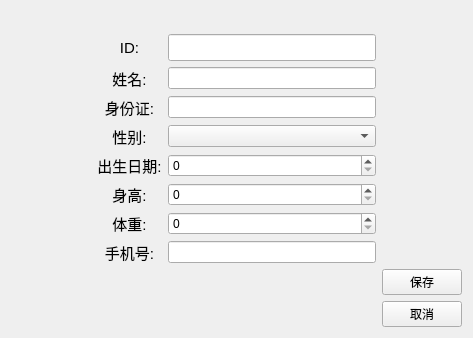
<?xml version="1.0" encoding="UTF-8"?>
<ui version="4.0">
 <class>PatientEditView</class>
 <widget class="QWidget" name="PatientEditView">
  <property name="geometry">
   <rect>
    <x>0</x>
    <y>0</y>
    <width>473</width>
    <height>338</height>
   </rect>
  </property>
  <property name="windowTitle">
   <string>编辑患者信息</string>
  </property>
  <layout class="QHBoxLayout" name="horizontalLayout">
   <item>
    <spacer name="horizontalSpacer">
     <property name="orientation">
      <enum>Qt::Horizontal</enum>
     </property>
     <property name="sizeType">
      <enum>QSizePolicy::Fixed</enum>
     </property>
     <property name="sizeHint" stdset="0">
      <size>
       <width>86</width>
       <height>18</height>
      </size>
     </property>
    </spacer>
   </item>
   <item>
    <layout class="QVBoxLayout" name="verticalLayout_2">
     <item>
      <layout class="QGridLayout" name="gridLayout">
       <item row="0" column="1">
        <widget class="QLineEdit" name="lineEdit">
         <property name="font">
          <font>
           <pointsize>12</pointsize>
          </font>
         </property>
        </widget>
       </item>
       <item row="5" column="0">
        <widget class="QLabel" name="label_6">
         <property name="font">
          <font>
           <pointsize>11</pointsize>
          </font>
         </property>
         <property name="text">
          <string>身高:</string>
         </property>
         <property name="alignment">
          <set>Qt::AlignCenter</set>
         </property>
        </widget>
       </item>
       <item row="6" column="1">
        <widget class="QSpinBox" name="spinBox_2"/>
       </item>
       <item row="2" column="0">
        <widget class="QLabel" name="label_3">
         <property name="font">
          <font>
           <pointsize>11</pointsize>
          </font>
         </property>
         <property name="text">
          <string>身份证:</string>
         </property>
         <property name="alignment">
          <set>Qt::AlignCenter</set>
         </property>
        </widget>
       </item>
       <item row="4" column="0">
        <widget class="QLabel" name="label_5">
         <property name="font">
          <font>
           <pointsize>11</pointsize>
          </font>
         </property>
         <property name="text">
          <string>出生日期:</string>
         </property>
         <property name="alignment">
          <set>Qt::AlignCenter</set>
         </property>
        </widget>
       </item>
       <item row="7" column="1">
        <widget class="QLineEdit" name="lineEdit_4"/>
       </item>
       <item row="7" column="0">
        <widget class="QLabel" name="label_8">
         <property name="font">
          <font>
           <pointsize>11</pointsize>
          </font>
         </property>
         <property name="text">
          <string>手机号:</string>
         </property>
         <property name="alignment">
          <set>Qt::AlignCenter</set>
         </property>
        </widget>
       </item>
       <item row="1" column="0">
        <widget class="QLabel" name="label_2">
         <property name="font">
          <font>
           <pointsize>11</pointsize>
          </font>
         </property>
         <property name="text">
          <string>姓名:</string>
         </property>
         <property name="alignment">
          <set>Qt::AlignCenter</set>
         </property>
        </widget>
       </item>
       <item row="5" column="1">
        <widget class="QSpinBox" name="spinBox"/>
       </item>
       <item row="1" column="1">
        <widget class="QLineEdit" name="lineEdit_2"/>
       </item>
       <item row="4" column="1">
        <widget class="QSpinBox" name="spinBox_3"/>
       </item>
       <item row="2" column="1">
        <widget class="QLineEdit" name="lineEdit_3"/>
       </item>
       <item row="3" column="1">
        <widget class="QComboBox" name="comboBox"/>
       </item>
       <item row="6" column="0">
        <widget class="QLabel" name="label_7">
         <property name="font">
          <font>
           <pointsize>11</pointsize>
          </font>
         </property>
         <property name="text">
          <string>体重:</string>
         </property>
         <property name="alignment">
          <set>Qt::AlignCenter</set>
         </property>
        </widget>
       </item>
       <item row="3" column="0">
        <widget class="QLabel" name="label_4">
         <property name="font">
          <font>
           <pointsize>11</pointsize>
          </font>
         </property>
         <property name="text">
          <string>性别:</string>
         </property>
         <property name="alignment">
          <set>Qt::AlignCenter</set>
         </property>
        </widget>
       </item>
       <item row="0" column="0">
        <widget class="QLabel" name="label">
         <property name="font">
          <font>
           <pointsize>11</pointsize>
          </font>
         </property>
         <property name="text">
          <string>ID:</string>
         </property>
         <property name="alignment">
          <set>Qt::AlignCenter</set>
         </property>
        </widget>
       </item>
      </layout>
     </item>
     <item>
      <spacer name="verticalSpacer_2">
       <property name="orientation">
        <enum>Qt::Vertical</enum>
       </property>
       <property name="sizeType">
        <enum>QSizePolicy::Fixed</enum>
       </property>
       <property name="sizeHint" stdset="0">
        <size>
         <width>20</width>
         <height>40</height>
        </size>
       </property>
      </spacer>
     </item>
    </layout>
   </item>
   <item>
    <layout class="QVBoxLayout" name="verticalLayout">
     <item>
      <spacer name="verticalSpacer">
       <property name="orientation">
        <enum>Qt::Vertical</enum>
       </property>
       <property name="sizeHint" stdset="0">
        <size>
         <width>20</width>
         <height>40</height>
        </size>
       </property>
      </spacer>
     </item>
     <item>
      <widget class="QPushButton" name="pushButton">
       <property name="text">
        <string>保存</string>
       </property>
      </widget>
     </item>
     <item>
      <widget class="QPushButton" name="pushButton_2">
       <property name="text">
        <string>取消</string>
       </property>
      </widget>
     </item>
    </layout>
   </item>
  </layout>
 </widget>
 <resources/>
 <connections/>
</ui>
